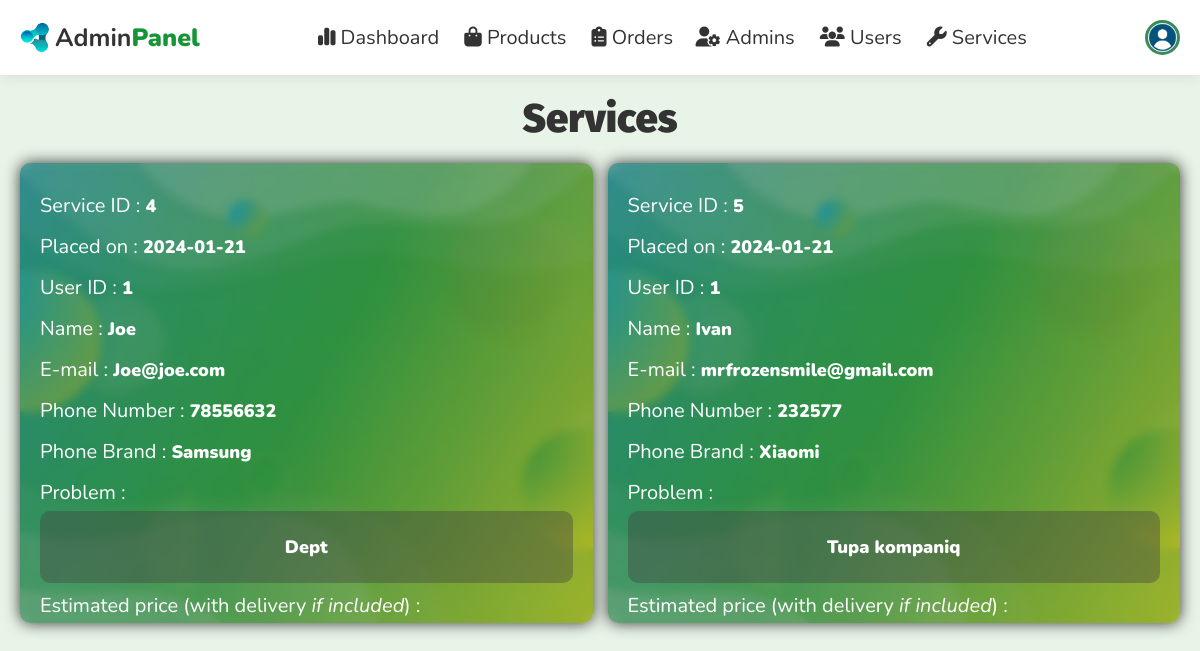
Before: /admin/services.php (signed in) with the older database file.
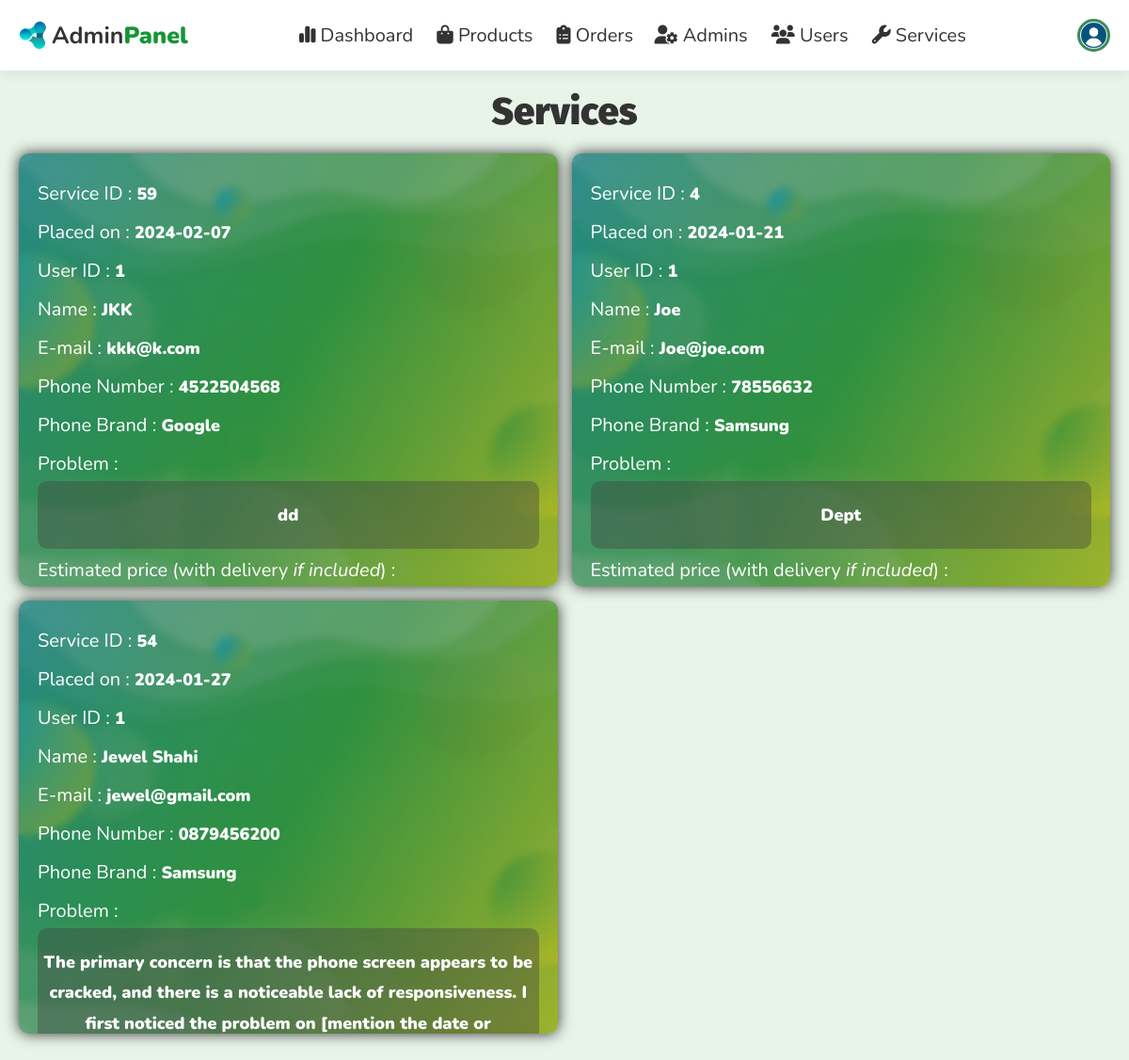
After: the same page with the newer database file.
### tables this page shows
CREATE TABLE `users` (
  `id` int(100) NOT NULL AUTO_INCREMENT,
  `name` varchar(100) NOT NULL,
  `email` varchar(100) NOT NULL,
  `password` varchar(50) NOT NULL,
  `isAdmin` tinyint(1) NOT NULL DEFAULT 0,
  `avatar` text NOT NULL DEFAULT 'default.png',
  PRIMARY KEY (`id`),
  UNIQUE KEY `unique_email` (`email`)
);

CREATE TABLE `services` (
  `id` int(11) NOT NULL AUTO_INCREMENT,
  `user_id` int(11) NOT NULL,
  `placed_on` date NOT NULL DEFAULT current_timestamp(),
  `name` varchar(100) NOT NULL,
  `email` varchar(100) NOT NULL,
  `number` varchar(15) NOT NULL,
  `brand` varchar(50) NOT NULL DEFAULT 'N/A',
  `description` text NOT NULL,
  `is_resolved` int(1) NOT NULL DEFAULT 0,
  `payment_method` varchar(20) DEFAULT NULL,
  `payment_status` varchar(15) NOT NULL DEFAULT 'pending',
  `delivery` varchar(5) DEFAULT NULL,
  `price` decimal(8,2) NOT NULL DEFAULT 0.00,
  `address` text NOT NULL DEFAULT '-',
  PRIMARY KEY (`id`),
  KEY `fk_user_id` (`user_id`),
  CONSTRAINT `fk_user_id` FOREIGN KEY (`user_id`) REFERENCES `users` (`id`) ON DELETE CASCADE
);

### admin/services.php (the view, shortened to what this page needs)
<?php
include '../components/connect.php';
?>
<!DOCTYPE html>
<html lang="en">
<head>
  <link rel="stylesheet" href="https://cdnjs.cloudflare.com/ajax/libs/font-awesome/6.1.1/css/all.min.css">
  <link rel="stylesheet" href="../css/admin_style.css">
  <link rel="stylesheet" href="../css/global.css">
</head>
<body>
  <?php include '../components/admin_header.php'; ?>
  <section class="services">
    <h1 class="heading">Services</h1>
    <div class="box-container">
      <?php
      $select_services = $conn->prepare("SELECT * FROM `services` ORDER BY `is_resolved` ASC, `placed_on` DESC");
      $select_services->execute();
      if ($select_services->rowCount() > 0) {
        while ($fetch_service = $select_services->fetch(PDO::FETCH_ASSOC)) {
      ?>
          <form action="" method="post" class="box">
            <div class="blur">
              <p> Service ID : <span><?= $fetch_service['id']; ?></span></p>
              <p> Placed on : <span><?= $fetch_service['placed_on']; ?></span></p>
              <p> User ID : <span><?= $fetch_service['user_id']; ?></span></p>
              <p> Name : <span><?= $fetch_service['name']; ?></span></p>
              <p> E-mail : <span><?= $fetch_service['email']; ?></span></p>
              <p> Phone Number : <span><?= $fetch_service['number']; ?></span></p>
              <p> Phone Brand : <span><?= $fetch_service['brand']; ?></span></p>
              <p> Problem : <span class="long-text"><?= $fetch_service['description']; ?></span></p>
              <p> Estimated price (with delivery <em>if included</em>) :  </p>
            </div>
          </form>
      <?php
        }
      } else {
        echo '<p class="empty">At present, no services are available</p>';
      }
      ?>
    </div>
  </section>
</body>
</html>

### components/admin_header.php (shortened to what this page needs)
<header class="header">
  <section class="flex">
    <div class="logo">
      <img src="../images/influxify-logo.ico" alt="logo" style="width: 30px;">
      <a href="../admin/dashboard.php">Admin<span>Panel</span></a>
    </div>
    <nav class="navbar">
      <a href="../admin/dashboard.php">
        <i class="fa-solid fa-chart-simple"></i> Dashboard
      </a>
      <a href="../admin/products.php">
        <i class="fas fa-shopping-bag"></i> Products
      </a>
      <a href="../admin/placed_orders.php">
        <i class="fa-solid fa-clipboard-list"></i> Orders</a>
      <a href="../admin/admin_accounts.php">
        <i class="fas fa-user-cog"></i> Admins
      </a>
      <a href="../admin/users_accounts.php">
        <i class="fas fa-users"></i> Users
      </a>
      <a href="../admin/services.php">
        <i class="fa-solid fa-wrench"></i> Services
      </a>
    </nav>
    <div class="icons">
      <?php
      $admin_avatar = $conn->prepare("SELECT `avatar` FROM `users` WHERE id = ?");
      $admin_avatar->execute([$admin_id]);
      $avatar_result = $admin_avatar->fetchColumn();
      if ($admin_id && !empty($avatar_result)) {
        $user_image = $avatar_result;
      } else {
        $user_image = "default.png";
      }
      ?>
      <div id="admin-btn" style="border: 3px solid #3b8a59; margin: 0; display: inline-block; width: 35px; height: 35px; border-radius: 50%; background-image: url('../uploaded_img/user_avatar/<?= $user_image ?>'); background-size: cover; "></div>
    </div>
  </section>
</header>

### css/admin_style.css (style rules this page uses)
.services { background-color: var(--body); min-height: 100vh; }
.services .box-container { display: grid; grid-template-columns: repeat(auto-fit, minmax(300px, 1fr)); gap: 1.5rem; align-items: flex-start; }
@media screen and (max-width: 1200px) { .services .box-container { grid-template-columns: repeat(auto-fit, minmax(400px, 1fr)); } }
.services .box-container .box { display: flex; flex-direction: column; margin: auto 0; height: 100%; max-height: 460px; overflow-y: auto; background: url(../images/service-bg-admin.png) center/cover; border-radius: var(--border-radius); box-shadow: 0 0 15px var(--black); transition: 300ms ease; }
.services .box-container .box::before { content: ""; position: absolute; top: 0; left: 0; width: 100%; height: 100%; z-index: -1; }
.services .box-container .box .blur { width: 100%; padding: 2rem; backdrop-filter: blur(5px); }
.services .box-container .box .blur p { margin: 0.5rem 0; line-height: 1.8; font-size: 2rem; white-space: pre-line; color: #ffffff; }
.services .box-container .box .blur p span { color: #ffffff; font-size: large; }
.long-text { padding: 2rem 0.5rem; height: auto; display: block; max-height: 150px; overflow-x: auto; background: rgba(65, 65, 65, 0.4); text-align: center; border-radius: var(--border-radius); }

### css/global.css (style rules this page uses)
:root { --primary: #159535; --body: #e8f4e8; --light-green: #149a38; --black: #333; --cyan-blue: #0c85b9; --gray: #605c5c; --light: #eceef2; --light-blue: #4682b4; --purple: #6f42c1; --red: #ff4e4e; --white: #fff; --border-radius: 10px; --box-shadow: 0 0 1.5rem rgba(0, 0, 0, 0.1); }
* { border: none; box-sizing: border-box; font-family: "Nunito", sans-serif; margin: 0; outline: none; padding: 0; text-decoration: none; scroll-behavior: smooth; transition: 200ms !important; }
html { font-size: 62.5%; overflow-x: hidden; }
body { background-color: var(--light); height: 100vh; }
.heading { font-size: 4rem; font-family: "Fira Sans"; font-weight: 900; color: var(--black); margin-bottom: 2rem; text-align: center; }
section { padding: 2rem; min-width: 100%; margin: 0 auto; }
span { font-weight: 900; }
.header { position: sticky; top: 0; left: 0; right: 0; background-color: var(--white); box-shadow: var(--box-shadow); z-index: 1000; }
.header .flex { display: flex; flex-direction: row; flex-wrap: wrap; align-items: center; justify-content: space-between; position: relative; }
.header .flex .logo { display: flex; flex-direction: row; gap: 5px; align-items: center; font-size: 2.5rem; color: var(--black); user-select: none; }
.header .flex .logo a { color: var(--black); font-weight: 700; text-decoration: none !important; }
.header .flex .logo img { width: 30px; }
.header .flex .logo span { color: var(--primary); }
.header .flex .navbar a { margin: 0 1rem; font-size: 2rem; color: var(--black); text-decoration: none; padding: 1rem 0; height: 100%; position: relative; }
.header .flex .navbar a::after { content: ""; display: block; position: absolute; bottom: 0; left: 0; width: 0; height: 0.35rem; border-radius: var(--border-radius); background-color: var(--primary); transition: width 0.3s ease; }
.header .flex .icons { display: flex; flex-direction: row; justify-content: flex-end; align-items: center; font-size: 30px; border-radius: var(--border-radius); }
.header .flex .icons > * { width: 30px; height: 30px; margin-left: 1rem; cursor: pointer; color: var(--black); }

Changed rows visible on the page:
removed services: id "5", placed_on "2024-01-21", user "1", name "Ivan", email "mrfrozensmile@gmail.com", number "232577", brand "Xiaomi", description "Tupa kompaniq"
added services: id "59", placed_on "2024-02-07", user "1", name "JKK", email "kkk@k.com", number "4522504568", brand "Google", description "dd"
added services: id "54", placed_on "2024-01-27", user "1", name "Jewel Shahi", email "jewel@gmail.com", number "0879456200", brand "Samsung", description "The primary concern is that the phone screen appears to be cracked, and there is a noticeable lack of responsiveness. I first noticed the problem on [mention the date or…"
